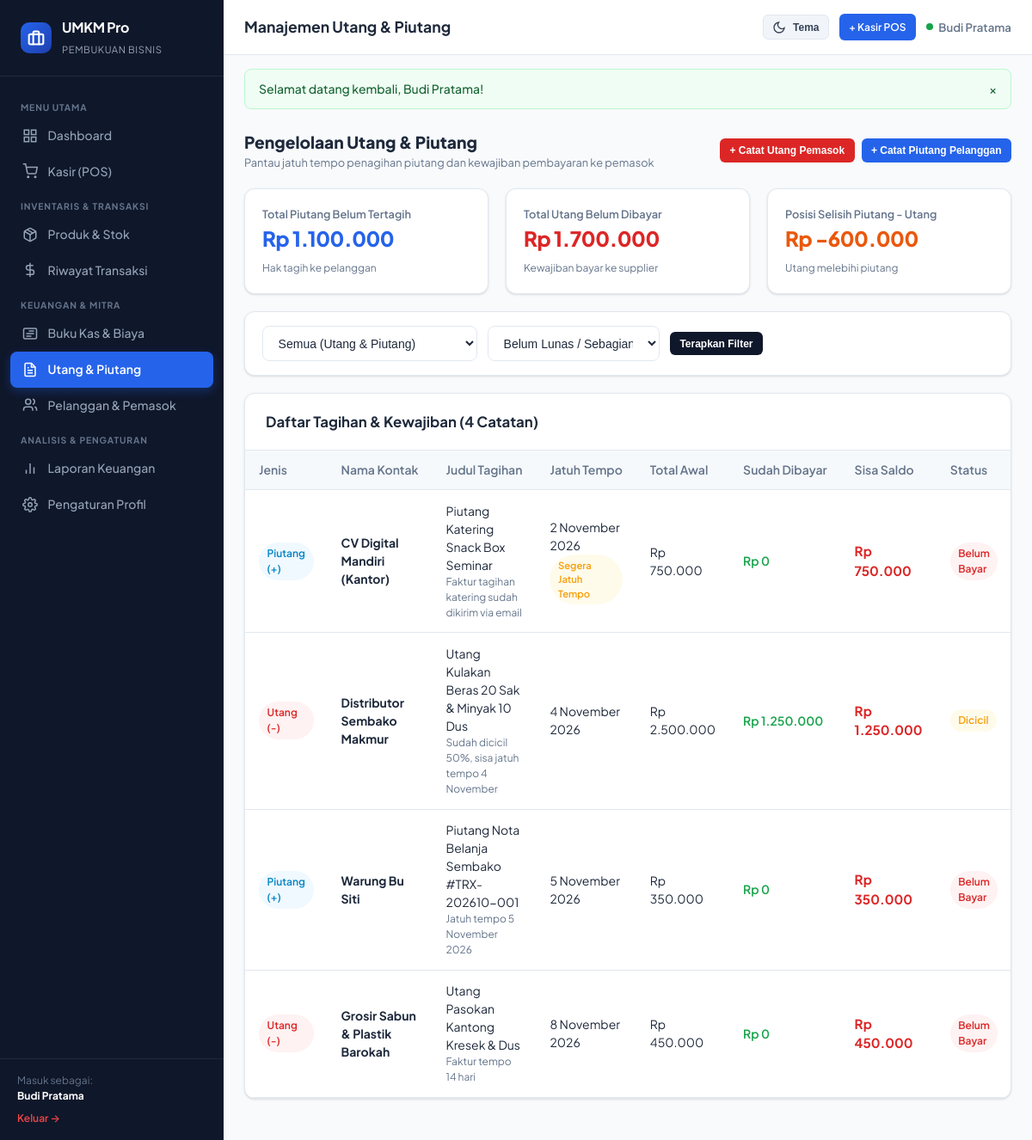
The app's page /pages/debts.php (signed in) with its own data.
### tables this page shows
CREATE TABLE debts (
    id INT AUTO_INCREMENT PRIMARY KEY,
    user_id INT NOT NULL,
    type ENUM('payable', 'receivable') NOT NULL COMMENT 'payable=utang, receivable=piutang',
    contact_name VARCHAR(150) NOT NULL,
    customer_id INT NULL,
    supplier_id INT NULL,
    transaction_id INT NULL,
    title VARCHAR(200) NOT NULL,
    total_amount DECIMAL(15,2) NOT NULL,
    paid_amount DECIMAL(15,2) NOT NULL DEFAULT 0.00,
    remaining_amount DECIMAL(15,2) NOT NULL,
    start_date DATE NOT NULL,
    due_date DATE NOT NULL,
    status ENUM('unpaid', 'partial', 'paid') DEFAULT 'unpaid',
    notes TEXT NULL,
    created_at TIMESTAMP DEFAULT CURRENT_TIMESTAMP,
    updated_at TIMESTAMP DEFAULT CURRENT_TIMESTAMP ON UPDATE CURRENT_TIMESTAMP,
    FOREIGN KEY (user_id) REFERENCES users(id) ON DELETE CASCADE,
    FOREIGN KEY (customer_id) REFERENCES customers(id) ON DELETE SET NULL,
    FOREIGN KEY (supplier_id) REFERENCES suppliers(id) ON DELETE SET NULL,
    FOREIGN KEY (transaction_id) REFERENCES transactions(id) ON DELETE SET NULL,
    INDEX idx_debt_user (user_id),
    INDEX idx_debt_due_date (due_date),
    INDEX idx_debt_status (status)
);

### helpers/functions.php (called while the page is built, shortened)
<?php
function formatRupiah(float|int|string|null $amount, bool $withSymbol = true): string {
    $num = (float)($amount ?? 0);
    $formatted = number_format($num, 0, ',', '.');
    return $withSymbol ? 'Rp ' . $formatted : $formatted;
}
function formatDateIndo(string $date, bool $withDay = false): string {
    $timestamp = strtotime($date);
    $months = [
        1 => 'Januari', 'Februari', 'Maret', 'April', 'Mei', 'Juni',
        'Juli', 'Agustus', 'September', 'Oktober', 'November', 'Desember'
    ];
    $d = date('j', $timestamp);
    $m = $months[(int)date('n', $timestamp)];
    $y = date('Y', $timestamp);
    return "$d $m $y";
}

### pages/debts.php (the view, shortened to what this page needs)
<?php
require_once __DIR__ . '/../helpers/functions.php';
$pdo = Database::getConnection();
$user = currentUser();
$userId = $user['id'];
$status = $_GET['status'] ?? 'unpaid';
$query = "SELECT * FROM debts WHERE user_id = ?";
$params = [$userId];
if ($status === 'unpaid') {
    $query .= " AND status IN ('unpaid', 'partial')";
} elseif ($status === 'paid') {
    $query .= " AND status = 'paid'";
}
$query .= " ORDER BY due_date ASC";
$stmt = $pdo->prepare($query);
$stmt->execute($params);
$debts = $stmt->fetchAll();
$allStmt = $pdo->prepare("SELECT type, COALESCE(SUM(remaining_amount), 0) as total FROM debts WHERE user_id = ? AND status != 'paid' GROUP BY type");
$allStmt->execute([$userId]);
$summaries = $allStmt->fetchAll(PDO::FETCH_KEY_PAIR);
$totalReceivable = (float)($summaries['receivable'] ?? 0);
$totalPayable = (float)($summaries['payable'] ?? 0);
$today = date('Y-m-d');
require_once __DIR__ . '/../includes/header.php';
require_once __DIR__ . '/../includes/sidebar.php';
require_once __DIR__ . '/../includes/navbar.php';
?>
<div style="display: flex; justify-content: space-between; align-items: center; margin-bottom: 1.25rem; flex-wrap: wrap; gap: 0.75rem;">
    <div>
        <h2 style="font-size: 1.2rem; font-weight: 800; margin: 0;">Pengelolaan Utang & Piutang</h2>
        <p style="font-size: 0.8rem; color: var(--text-muted); margin: 0;">Pantau jatuh tempo penagihan piutang dan kewajiban pembayaran ke pemasok</p>
    </div>
    <div style="display: flex; gap: 0.5rem;">
        <button onclick="openAddDebtModal('payable')" class="btn btn-sm btn-danger">+ Catat Utang Pemasok</button>
        <button onclick="openAddDebtModal('receivable')" class="btn btn-sm btn-primary">+ Catat Piutang Pelanggan</button>
    </div>
</div>
<div class="stat-grid" style="margin-bottom: 1.25rem;">
    <div class="stat-card">
        <span class="stat-title">Total Piutang Belum Tertagih</span>
        <div class="stat-value" style="color: #2563eb;"><?= formatRupiah($totalReceivable) ?></div>
        <div class="stat-meta">Hak tagih ke pelanggan</div>
    </div>
    <div class="stat-card">
        <span class="stat-title">Total Utang Belum Dibayar</span>
        <div class="stat-value" style="color: #dc2626;"><?= formatRupiah($totalPayable) ?></div>
        <div class="stat-meta">Kewajiban bayar ke supplier</div>
    </div>
    <div class="stat-card">
        <span class="stat-title">Posisi Selisih Piutang - Utang</span>
        <div class="stat-value" style="color: <?= ($totalReceivable - $totalPayable) >= 0 ? '#16a34a' : '#ea580c' ?>;">
            <?= formatRupiah($totalReceivable - $totalPayable) ?>
        </div>
        <div class="stat-meta"><?= ($totalReceivable >= $totalPayable) ? 'Surplus aset piutang' : 'Utang melebihi piutang' ?></div>
    </div>
</div>
<div class="card" style="margin-bottom: 1.25rem;">
    <div class="card-body" style="padding: 1rem 1.25rem;">
        <form method="GET" action="debts.php" style="display: flex; gap: 0.75rem; flex-wrap: wrap; align-items: center;">
            <select name="type" class="form-select" style="max-width: 250px;">
                <option value="">Semua (Utang & Piutang)</option>
            </select>
            <select name="status" class="form-select" style="max-width: 200px;">
                <option value="unpaid" <?= $status === 'unpaid' ? 'selected' : '' ?>>Belum Lunas / Sebagian</option>
            </select>
            <button type="submit" class="btn btn-navy btn-sm">Terapkan Filter</button>
        </form>
    </div>
</div>
<div class="card">
    <div class="card-header">
        <h3 class="card-title">Daftar Tagihan & Kewajiban (<?= count($debts) ?> Catatan)</h3>
    </div>
    <div class="card-body" style="padding: 0;">
        <div class="table-responsive">
            <table class="table">
                <thead>
                    <tr>
                        <th>Jenis</th>
                        <th>Nama Kontak</th>
                        <th>Judul Tagihan</th>
                        <th>Jatuh Tempo</th>
                        <th>Total Awal</th>
                        <th>Sudah Dibayar</th>
                        <th>Sisa Saldo</th>
                        <th>Status</th>
                    </tr>
                </thead>
                <tbody>
                    <?php if (empty($debts)): ?>
                        <tr><td colspan="9" style="text-align: center; padding: 2rem; color: var(--text-muted);">Tidak ada data utang/piutang yang sesuai filter.</td></tr>
                    <?php else: ?>
                        <?php foreach ($debts as $d):
                            $isRec = $d['type'] === 'receivable';
                            $isOverdue = ($d['status'] !== 'paid') && ($d['due_date'] < $today);
                            $isDueSoon = ($d['status'] !== 'paid') && ($d['due_date'] >= $today && $d['due_date'] <= date('Y-m-d', strtotime('+3 days')));
                        ?>
                        <tr>
                            <td>
                                <span class="badge <?= $isRec ? 'badge-info' : 'badge-danger' ?>">
                                    <?= $isRec ? 'Piutang (+)' : 'Utang (-)' ?>
                                </span>
                            </td>
                            <td><strong><?= htmlspecialchars($d['contact_name']) ?></strong></td>
                            <td>
                                <?= htmlspecialchars($d['title']) ?>
                                <?php if ($d['notes']): ?>
                                    <div style="font-size: 0.75rem; color: var(--text-muted);"><?= htmlspecialchars($d['notes']) ?></div>
                                <?php endif; ?>
                            </td>
                            <td>
                                <div><?= formatDateIndo($d['due_date']) ?></div>
                                <?php if ($isOverdue): ?>
                                    <span class="badge badge-danger" style="font-size: 0.7rem;">Lewat Jatuh Tempo</span>
                                <?php elseif ($isDueSoon): ?>
                                    <span class="badge badge-warning" style="font-size: 0.7rem;">Segera Jatuh Tempo</span>
                                <?php endif; ?>
                            </td>
                            <td><?= formatRupiah($d['total_amount']) ?></td>
                            <td><span style="color: #16a34a; font-weight: 600;"><?= formatRupiah($d['paid_amount']) ?></span></td>
                            <td>
                                <strong style="color: <?= $d['remaining_amount'] > 0 ? '#dc2626' : '#16a34a' ?>; font-size: 0.95rem;">
                                    <?= formatRupiah($d['remaining_amount']) ?>
                                </strong>
                            </td>
                            <td>
                                <?php if ($d['status'] === 'paid'): ?>
                                    <span class="badge badge-success">Lunas</span>
                                <?php elseif ($d['status'] === 'partial'): ?>
                                    <span class="badge badge-warning">Dicicil</span>
                                <?php else: ?>
                                    <span class="badge badge-danger">Belum Bayar</span>
                                <?php endif; ?>
                            </td>
                        </tr>
                        <?php endforeach; ?>
                    <?php endif; ?>
                </tbody>
            </table>
        </div>
    </div>
</div>
<?php require_once __DIR__ . '/../includes/footer.php'; ?>

### assets/css/style.css (style rules this page uses)
:root { --primary-navy: #0f172a; --secondary-navy: #1e293b; --accent-blue: #2563eb; --accent-hover: #1d4ed8; --accent-light: #eff6ff; --success: #16a34a; --success-light: #f0fdf4; --danger: #dc2626; --danger-light: #fef2f2; --warning: #f59e0b; --warning-light: #fffbeb; --info: #0284c7; --info-light: #f0f9ff; --bg-body: #f8fafc; --bg-card: #ffffff; --bg-sidebar: #0f172a; --text-main: #1e293b; --text-muted: #64748b; --text-light: #94a3b8; --border: #e2e8f0; --shadow: 0 1px 3px 0 rgb(0 0 0 / 0.1), 0 1px 2px -1px rgb(0 0 0 / 0.1); --shadow-md: 0 4px 6px -1px rgb(0 0 0 / 0.1), 0 2px 4px -2px rgb(0 0 0 / 0.1); --radius: 12px; }
* { margin: 0; padding: 0; box-sizing: border-box; }
body { font-family: 'Plus Jakarta Sans', system-ui, -apple-system, sans-serif; background-color: var(--bg-body); color: var(--text-main); line-height: 1.5; -webkit-font-smoothing: antialiased; }
.stat-grid { display: grid; grid-template-columns: repeat(auto-fit, minmax(220px, 1fr)); gap: 1.25rem; margin-bottom: 1.5rem; }
.stat-card { background-color: var(--bg-card); border: 1px solid var(--border); border-radius: var(--radius); padding: 1.25rem; box-shadow: var(--shadow); display: flex; flex-direction: column; justify-content: space-between; }
.stat-title { font-size: 0.8rem; font-weight: 600; color: var(--text-muted); }
.stat-value { font-size: 1.5rem; font-weight: 800; letter-spacing: -0.02em; color: var(--text-main); }
.stat-meta { font-size: 0.75rem; color: var(--text-muted); margin-top: 0.5rem; display: flex; align-items: center; gap: 0.35rem; }
.card { background-color: var(--bg-card); border: 1px solid var(--border); border-radius: var(--radius); box-shadow: var(--shadow); margin-bottom: 1.5rem; overflow: hidden; }
.card-header { padding: 1.25rem 1.5rem; border-bottom: 1px solid var(--border); display: flex; align-items: center; justify-content: space-between; flex-wrap: wrap; gap: 0.75rem; }
.card-title { font-size: 1.05rem; font-weight: 700; color: var(--text-main); }
.card-body { padding: 1.5rem; }
.table-responsive { width: 100%; overflow-x: auto; }
.table { width: 100%; border-collapse: collapse; text-align: left; font-size: 0.875rem; }
.table th { background-color: rgba(241, 245, 249, 0.6); padding: 0.75rem 1rem; font-weight: 600; color: var(--text-muted); border-bottom: 1px solid var(--border); white-space: nowrap; }
.table td { padding: 0.85rem 1rem; border-bottom: 1px solid var(--border); vertical-align: middle; }
.badge { display: inline-flex; align-items: center; gap: 0.25rem; padding: 0.25rem 0.6rem; border-radius: 9999px; font-size: 0.75rem; font-weight: 600; }
.badge-danger { background-color: var(--danger-light); color: var(--danger); }
.badge-warning { background-color: var(--warning-light); color: var(--warning); }
.badge-info { background-color: var(--info-light); color: var(--info); }
.btn { display: inline-flex; align-items: center; justify-content: center; gap: 0.5rem; padding: 0.55rem 1.1rem; border-radius: 8px; font-size: 0.875rem; font-weight: 600; text-decoration: none; border: 1px solid transparent; cursor: pointer; transition: all 0.2s ease; }
.btn-primary { background-color: var(--accent-blue); color: #fff; }
.btn-navy { background-color: var(--primary-navy); color: #fff; }
.btn-danger { background-color: var(--danger); color: #fff; }
.btn-sm { padding: 0.35rem 0.65rem; font-size: 0.75rem; border-radius: 6px; }
.form-control, .form-select { width: 100%; padding: 0.65rem 0.85rem; border: 1px solid var(--border); border-radius: 8px; background-color: var(--bg-card); color: var(--text-main); font-size: 0.875rem; outline: none; transition: border-color 0.2s; }

### records on screen
debts: type "Piutang (+)", contact_name "CV Digital Mandiri (Kantor)", title "Piutang Katering Snack Box Seminar", notes "Faktur tagihan katering sudah dikirim via email", due_date "2 November 2026", status "Segera Jatuh Tempo", total_amount "Rp 750.000", paid_amount "Rp 0", remaining_amount "Rp 750.000"
debts: type "Utang (-)", contact_name "Distributor Sembako Makmur", title "Utang Kulakan Beras 20 Sak & Minyak 10 Dus", notes "Sudah dicicil 50%, sisa jatuh tempo 4 November", due_date "4 November 2026", total_amount "Rp 2.500.000", paid_amount "Rp 1.250.000", remaining_amount "Rp 1.250.000", status "Dicicil"
debts: type "Piutang (+)", contact_name "Warung Bu Siti", title "Piutang Nota Belanja Sembako #TRX-202610-001", notes "Jatuh tempo 5 November 2026", due_date "5 November 2026", total_amount "Rp 350.000", paid_amount "Rp 0", remaining_amount "Rp 350.000", status "Belum Bayar"
debts: type "Utang (-)", contact_name "Grosir Sabun & Plastik Barokah", title "Utang Pasokan Kantong Kresek & Dus", notes "Faktur tempo 14 hari", due_date "8 November 2026", total_amount "Rp 450.000", paid_amount "Rp 0", remaining_amount "Rp 450.000", status "Belum Bayar"

### other values on screen
$user['name'] "Budi Pratama"
$pageTitle "Manajemen Utang & Piutang"
$flash['message'] "Selamat datang kembali, Budi Pratama!"
formatRupiah($totalReceivable) "Rp 1.100.000"
formatRupiah($totalPayable) "Rp 1.700.000"
formatRupiah($totalReceivable - $totalPayable) "Rp -600.000"
count($debts) "4"
